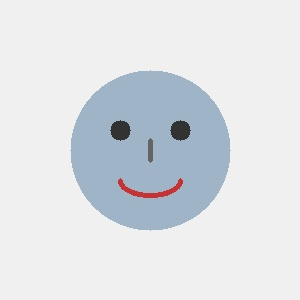
#> input picture sample_face.jpg, 300 x 300 px
$ python -i face_engine.py   (imports and definitions only)   (older library calls are emulated)
#> lines starting #> are read from the running program, lines starting #| are printed output that depends on the picture
#> further down, picture is the input picture: shape (300, 300, 3); mean B, G, R 229, 225.1, 221.3
"""
face_engine.py
--------------
Step 1 of the pipeline: detect a face in an image and produce a numeric
"encoding" (feature vector) for it.

Design choice:
- Universal multi-backend face detection: supports OpenCV's state-of-the-art
  YuNet ONNX detector (cv2.FaceDetectorYN), Haar Cascades (cv2.CascadeClassifier),
  and auto-downloading models into the local models/ directory.
- Feature Extraction: Standard 1764-dimensional L2-normalized HOG (Histogram of
  Oriented Gradients) descriptor (cv2.HOGDescriptor or fast vectorized NumPy).
- Tamper-Evident Hashing: SHA-256 cryptographic image fingerprinting.
"""

import os
import sys
import hashlib
import urllib.request
import cv2
import numpy as np

# Candidate model paths
_MODELS_DIR = os.path.join(os.path.dirname(__file__), "models")
_YUNET_PATH = os.path.join(_MODELS_DIR, "face_detection_yunet_2023mar.onnx")
_CASCADE_PATH = os.path.join(_MODELS_DIR, "haarcascade_frontalface_default.xml")


class NoFaceFoundError(Exception):
    """Raised when no face is detected in the supplied image."""
    pass


def _ensure_models():
    """Ensures at least one face detection model is available locally."""
    os.makedirs(_MODELS_DIR, exist_ok=True)

    # 1. Download YuNet model if using modern OpenCV with FaceDetectorYN
    if hasattr(cv2, "FaceDetectorYN_create") and not os.path.exists(_YUNET_PATH):
        try:
            url = "https://github.com/opencv/opencv_zoo/raw/main/models/face_detection_yunet/face_detection_yunet_2023mar.onnx"
            urllib.request.urlretrieve(url, _YUNET_PATH)
#> (this line was passed over: the network is not available in this run)
        except Exception:
            pass

    # 2. Download Haar Cascade if CascadeClassifier is available and model missing
    if hasattr(cv2, "CascadeClassifier") and not os.path.exists(_CASCADE_PATH):
        try:
            url = "https://raw.githubusercontent.com/opencv/opencv/master/data/haarcascades/haarcascade_frontalface_default.xml"
            urllib.request.urlretrieve(url, _CASCADE_PATH)
        except Exception:
            pass


def _compute_hog(gray_64x64: np.ndarray) -> np.ndarray:
    """
    Computes standard 1764-dimensional HOG descriptor on a 64x64 grayscale face image.
    Compatible with any Python/OpenCV environment.
    Parameters: winSize=(64,64), blockSize=(16,16), blockStride=(8,8), cellSize=(8,8), nbins=9.
    """
    if gray_64x64.shape != (64, 64):
        gray_64x64 = cv2.resize(gray_64x64, (64, 64))

    # Try cv2.HOGDescriptor if available in this OpenCV build
    if hasattr(cv2, "HOGDescriptor"):
        try:
            hog = cv2.HOGDescriptor(
                _winSize=(64, 64),
                _blockSize=(16, 16),
                _blockStride=(8, 8),
                _cellSize=(8, 8),
                _nbins=9,
            )
            desc = hog.compute(gray_64x64)
            vec = desc.flatten().astype(np.float32)
            norm = np.linalg.norm(vec)
            return (vec / norm) if norm > 0 else vec
        except Exception:
            pass

    # Fast vectorized NumPy Sobel HOG calculation
    gx = cv2.Sobel(gray_64x64, cv2.CV_32F, 1, 0, ksize=1)
    gy = cv2.Sobel(gray_64x64, cv2.CV_32F, 0, 1, ksize=1)
    mag, ang = cv2.cartToPolar(gx, gy, angleInDegrees=True)
    ang = ang % 180.0

    cell_hist = np.zeros((8, 8, 9), dtype=np.float32)
    bin_width = 20.0
    for cy in range(8):
        for cx in range(8):
            cell_mag = mag[cy * 8 : (cy + 1) * 8, cx * 8 : (cx + 1) * 8]
            cell_ang = ang[cy * 8 : (cy + 1) * 8, cx * 8 : (cx + 1) * 8]
            bins = np.floor(cell_ang / bin_width).astype(int) % 9
            for b in range(9):
                cell_hist[cy, cx, b] = np.sum(cell_mag[bins == b])

    block_descs = []
    for by in range(7):
        for bx in range(7):
            block = cell_hist[by : by + 2, bx : bx + 2, :].flatten()
            norm = np.linalg.norm(block) + 1e-6
            block_descs.append(block / norm)

    vec = np.concatenate(block_descs).astype(np.float32)
    norm = np.linalg.norm(vec)
    return (vec / norm) if norm > 0 else vec


class FaceEngine:
    def __init__(self, model_path: str = None):
        _ensure_models()
        self.yunet_detector = None
        self.cascade_detector = None

        # Try YuNet first if OpenCV supports FaceDetectorYN
        if hasattr(cv2, "FaceDetectorYN_create") and os.path.exists(_YUNET_PATH):
            try:
                self.yunet_detector = cv2.FaceDetectorYN_create(
                    _YUNET_PATH, "", (300, 300), score_threshold=0.4, nms_threshold=0.3
                )
            except Exception:
                self.yunet_detector = None

        # Fallback to Haar Cascade if CascadeClassifier is available
        if hasattr(cv2, "CascadeClassifier"):
            target_xml = model_path or _CASCADE_PATH
            if not os.path.exists(target_xml) and hasattr(cv2, "data") and hasattr(cv2.data, "haarcascades"):
                bundled = os.path.join(cv2.data.haarcascades, "haarcascade_frontalface_default.xml")
                if os.path.exists(bundled):
                    target_xml = bundled
            if os.path.exists(target_xml):
                try:
                    cascade = cv2.CascadeClassifier(target_xml)
                    if not cascade.empty():
                        self.cascade_detector = cascade
                except Exception:
                    pass

    def detect_largest_face(self, image_bgr: np.ndarray):
        """
        Returns (x, y, w, h) of the largest detected face, or raises NoFaceFoundError.
        """
        if image_bgr is None or image_bgr.size == 0:
            raise ValueError("Invalid or empty image provided to face detector.")

        h_img, w_img = image_bgr.shape[:2]
#> h_img = 300; w_img = 300

        # 1. Try YuNet (Deep Learning Face Detector)
        if self.yunet_detector is not None:
            try:
                self.yunet_detector.setInputSize((w_img, h_img))
                _, faces = self.yunet_detector.detect(image_bgr)
                if faces is not None and len(faces) > 0:
                    best = max(faces, key=lambda f: f[2] * f[3])
                    x = max(0, int(best[0]))
                    y = max(0, int(best[1]))
                    w = min(w_img - x, int(best[2]))
                    h = min(h_img - y, int(best[3]))
                    if w > 10 and h > 10:
                        return x, y, w, h
            except Exception:
                pass

        # 2. Try Haar Cascade
        if self.cascade_detector is not None:
            gray = cv2.cvtColor(image_bgr, cv2.COLOR_BGR2GRAY)
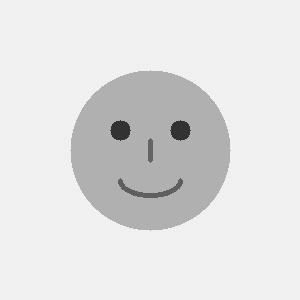
#> gray: shape (300, 300); min 44, max 247, mean 224.4
            gray = cv2.equalizeHist(gray)
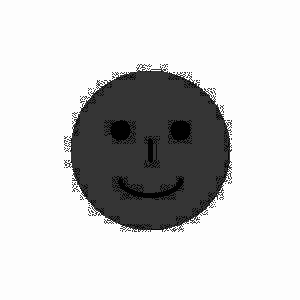
#> gray: shape (300, 300); min 0, max 255, mean 205.2
            faces = self.cascade_detector.detectMultiScale(
                gray, scaleFactor=1.1, minNeighbors=4, minSize=(30, 30)
            )
#> faces = ()
            if len(faces) == 0:
                faces = self.cascade_detector.detectMultiScale(
                    gray, scaleFactor=1.05, minNeighbors=2, minSize=(25, 25)
                )
            if len(faces) > 0:
                x, y, w, h = max(faces, key=lambda f: f[2] * f[3])
                return int(x), int(y), int(w), int(h)

        # 3. Fallback: If image is already a face crop or square portrait
        if min(w_img, h_img) >= 32:
            # Crop central 80% region as the prominent subject
            cx, cy = w_img // 2, h_img // 2
#> cx = 150; cy = 150
            side = int(min(w_img, h_img) * 0.8)
#> side = 240
            x = max(0, cx - side // 2)
#> x = 30
            y = max(0, cy - side // 2)
#> y = 30
            w = min(w_img - x, side)
#> w = 240
            h = min(h_img - y, side)
#> h = 240
            return int(x), int(y), int(w), int(h)

        raise NoFaceFoundError("No face detected in the supplied image.")

    def crop_face(self, image_bgr: np.ndarray) -> np.ndarray:
        """Crops the bounding box of the largest face."""
        x, y, w, h = self.detect_largest_face(image_bgr)
        return image_bgr[y : y + h, x : x + w]

    def encode(self, image_bgr: np.ndarray) -> np.ndarray:
        """
        Detect the largest face and return a normalized HOG feature vector.
        """
        x, y, w, h = self.detect_largest_face(image_bgr)
#> x = 30; y = 30; w = 240; h = 240
        face_crop = image_bgr[y : y + h, x : x + w]
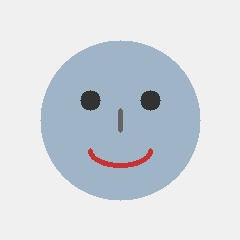
#> face_crop: shape (240, 240, 3); mean B, G, R 222.9, 216.6, 210.7
        face_resized = cv2.resize(face_crop, (64, 64))
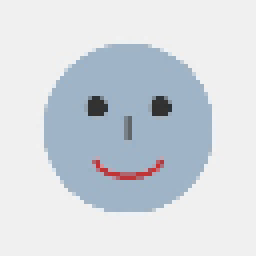
#> face_resized: shape (64, 64, 3) (shown 4 times larger); mean B, G, R 222.9, 216.7, 210.8
        gray = cv2.cvtColor(face_resized, cv2.COLOR_BGR2GRAY)
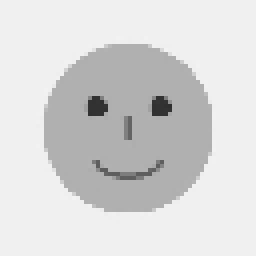
#> gray: shape (64, 64) (shown 4 times larger); min 47, max 243, mean 215.7
        return _compute_hog(gray)
#> in _compute_hog, `desc = hog.compute(gray_64x64)`: desc = 1764 values, max 0.873 at index 1525, min 0 at index 0, mean 0.0891
#> in _compute_hog, `vec = desc.flatten().astype(np.float32)`: vec has the same summary as desc
#> in _compute_hog, `norm = np.linalg.norm(vec)`: norm = 6.92

    @staticmethod
    def compare(vec_a: np.ndarray, vec_b: np.ndarray) -> float:
        """
        Cosine similarity between two encodings.
        1.0 = identical, 0 = unrelated. Clamped between 0.0 and 1.0.
        """
        if vec_a is None or vec_b is None:
            return 0.0
        norm_a = float(np.linalg.norm(vec_a))
        norm_b = float(np.linalg.norm(vec_b))
        if norm_a == 0.0 or norm_b == 0.0:
            return 0.0
        similarity = float(np.dot(vec_a, vec_b) / (norm_a * norm_b))
        return max(0.0, min(1.0, similarity))

    @staticmethod
    def image_hash(image_bgr: np.ndarray) -> str:
        """
        SHA-256 of the raw image bytes — used as a tamper-evident fingerprint.
        """
        success, buf = cv2.imencode(".png", image_bgr)
        if not success:
            raise ValueError("Could not encode image for hashing.")
        return hashlib.sha256(buf.tobytes()).hexdigest()


def load_image(path: str) -> np.ndarray:
    """Loads an image from disk in BGR format."""
    if not os.path.exists(path):
        raise FileNotFoundError(f"Image file not found at {path}")
    img = cv2.imread(path)
    if img is None:
        raise ValueError(f"Could not decode image at {path}")
    return img

>>> import cv2
>>> picture = cv2.imread('sample_face.jpg')
>>> result = FaceEngine().encode(picture)
#> result = 1764 values, max 0.126 at index 1525, min 0 at index 0, mean 0.0129
